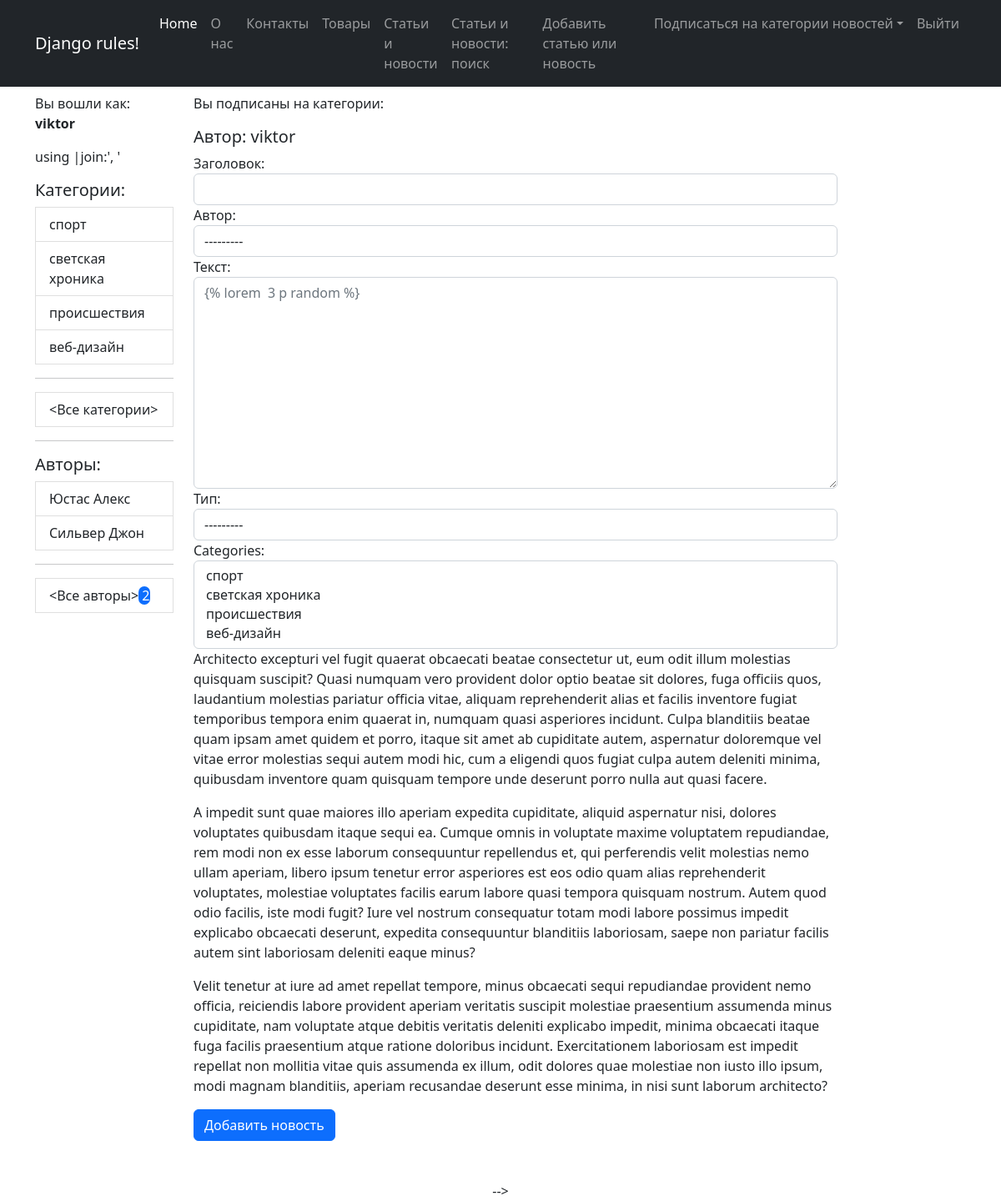
The app's page /add/ (signed in), older data.
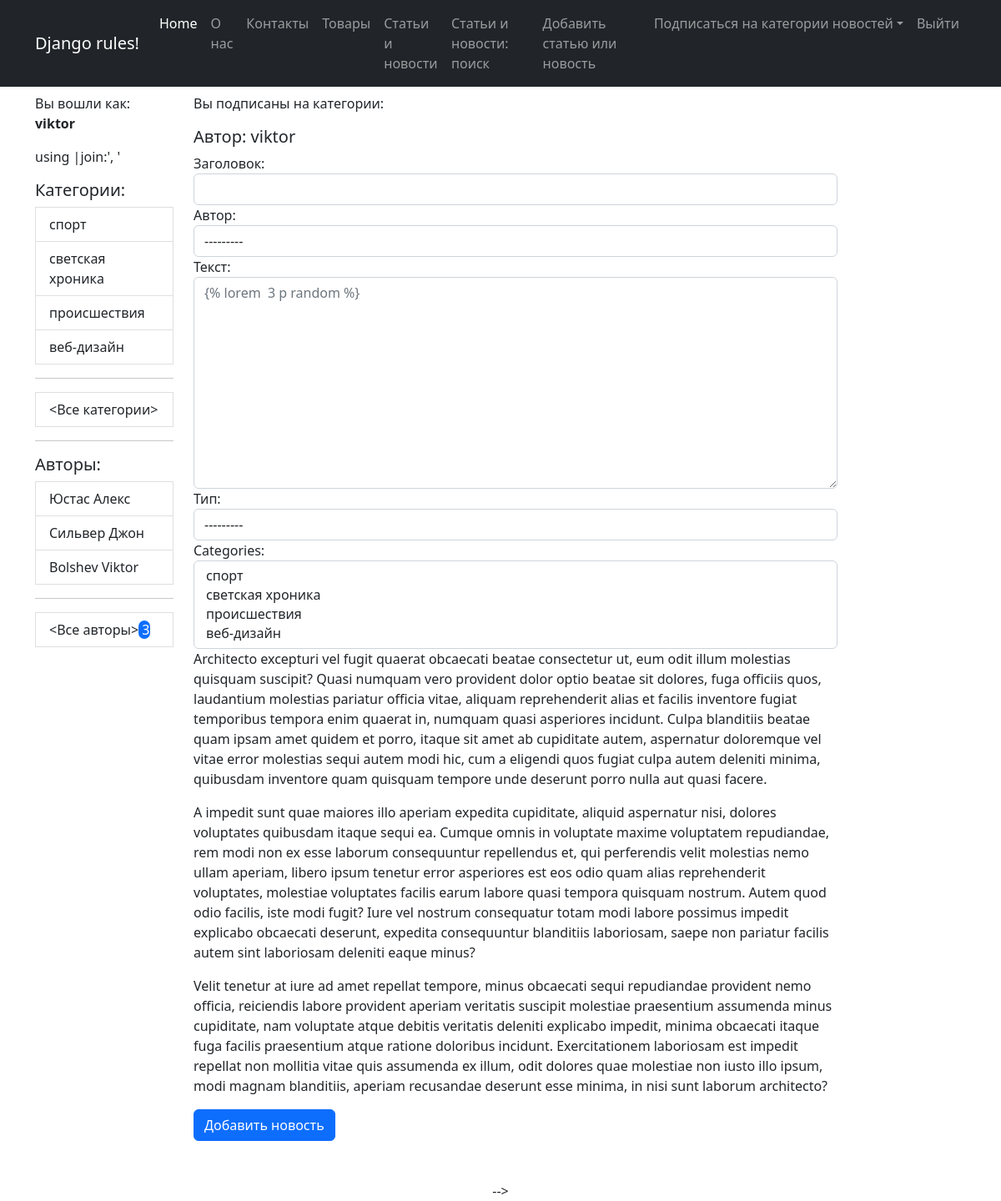
The same page, newer data.
### news/models.py (models this page shows, shortened)
class Category(m.Model):
    name = m.CharField(max_length=30, unique=True, verbose_name="Категория")
    user = m.ManyToManyField(User, through='UserCategory')
    def get_absolute_url(self):
        return reverse_lazy('news_by_cat', kwargs = {'pk':self.id})
    def __str__(self) -> str:
        return self.name
    class Meta:
        ordering = ['-name']
        verbose_name = "Категория"
        verbose_name_plural = 'Категории'

class Author(m.Model):
    user = m.OneToOneField(User, on_delete=m.CASCADE)
    rating = m.SmallIntegerField(default=0, verbose_name='Рейтинг')
    def get_absolute_url(self):
        return reverse_lazy('news_by_author', kwargs = {'pk':self.id})
    def __str__(self) -> str:
        return f"{self.user.last_name} {self.user.first_name}"

### news/views.py (the view, shortened to what this page needs)
# urls.py: path('add/', NewsCreate.as_view(), name='add_news'),
class NewsCreate(LoginRequiredMixin, PermissionRequiredMixin, CreateView):
    template_name = 'news/news_create.html'
    form_class = NewsForm
    permission_required = ('news.add_post', )
    def get_context_data(self, **kwargs):
        context = super().get_context_data(**kwargs)
        context['is_not_author'] = not self.request.user.groups.filter(name = 'authors').exists()
        context['categories'] = Category.objects.all()
        context['news_count'] = Post.objects.all().count
        context['authors'] = Author.objects.all()
        return context

### news/forms.py
class NewsForm(forms.ModelForm):
    class Meta:
        model = Post
        fields = ['title', 'author', 'content', 'type', 'categories']
        widgets = {
            'title': forms.TextInput(attrs={'class': 'form-control',}),
            'author': forms.Select(attrs={'class': 'form-control'}),
            'content': forms.Textarea(attrs={'class': 'form-control', 'rows':10, 'placeholder': '{% lorem  3 p random %}' }),
            'type': forms.Select(attrs={'class': 'form-control'}),
            'categories': forms.SelectMultiple(attrs={'class': 'form-control'}),
        }

### news/templates/news/news_create.html (shortened to what this page needs)
{% extends 'flatpages/default.html' %}
{% load custom_filters %}
{% block content %}
<h5>Автор: {{ request.user.username }}</h5>
<form method="POST">
    {{ form }}
    {% lorem 3 p random %}
    <button type="submit" class="btn btn-primary">Добавить новость</button>
</form>
{% endblock content %}

### templates/flatpages/default.html (shortened to what the changed rows need)
{% load static %}
{% load custom_filters %}
<!DOCTYPE html>
<html lang="en">
    <head>
        <link href="https://cdn.jsdelivr.net/npm/bootstrap@5.2.1/dist/css/bootstrap.min.css" rel="stylesheet">
        <link href="https://getbootstrap.com/docs/5.2/assets/css/docs.css" rel="stylesheet">
        <link href="{% static 'css/my_style.css' %}" rel="stylesheet" type="text/css">
    </head>
    <body>
        <div class="container">
            <div class="row mt-2">
                <div class="col-lg-2">
                    <div class="list-group">
                        <div class="col-lt-1">
                            {% for cat in categories %}
                            <a href="{{ cat.get_absolute_url }}" class="list-group-item list-group-item-action" aria-current="true">
                            {{ cat.name }}
                            </a>
                            {% endfor %}
                            <hr>
                            <a href="{% url 'all_news' %}" class="list-group-item list-group-item-action" aria-current="true">
                                <Все категории>
                            </a>
                        </div>
                    </div>
                            <div class="list-group">
                                <div class="col-lt-1">
                                    {% for auth in authors %}
                                    <a href="{{ auth.get_absolute_url }}" class="list-group-item list-group-item-action" aria-current="true">
                                    {{ auth }}
                                    </a>
                                    {% endfor %}
                                    <hr>
                                    <a href="{% url 'all_news' %}" class="list-group-item list-group-item-action" aria-current="true">
                                        <Все авторы><span class="'badge rounded-pill text-bg-primary"> {{ authors.count }}</span>
                                    </a>
                                </div>
                            </div>
                </div>
                <div class="col-lg-10">
                    <div class="col-lg-10 text-start">
                        {% block content %}{% endblock content %}
                    </div>
                </div>
            </div>
        </div>
    </body>
</html>

Row changes from the older to the newer data that the page shows:
added Author: user.first_name "Bolshev Viktor"
Text that changed along with them:
{{ authors.count }}: "2" → "3"
